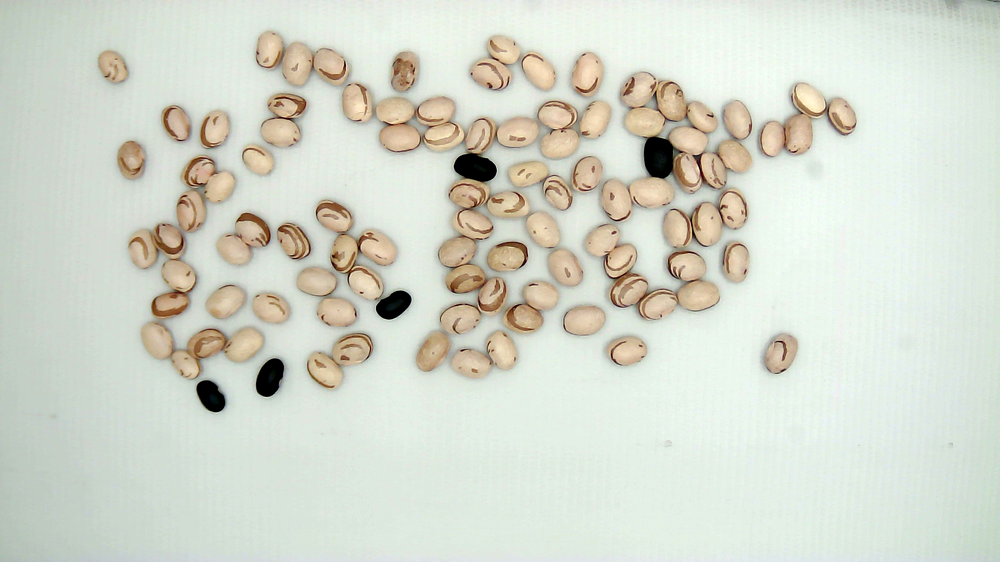
#> input picture feijao1.png, 1000 x 562 px, shrunk from 1920 x 1080 before the run, found by its file name
$ python Correla_teste.py
#> lines starting #> are read from the running program, lines starting #| are printed output that depends on the picture
import numpy as np
import cv2
import os
from scipy.ndimage import maximum_filter, label

# [83 lines left out: functions correlate_with_kernels, extract_peaks, highlight_grains_on_image, not called in this run]

# Caminho para a imagem de entrada
input_image_path = "C:/Users/jsantos1/OneDrive - QuidelOrtho/Documents/Mestrado/Code/feijao1.png"
image = cv2.imread(input_image_path, cv2.IMREAD_GRAYSCALE)
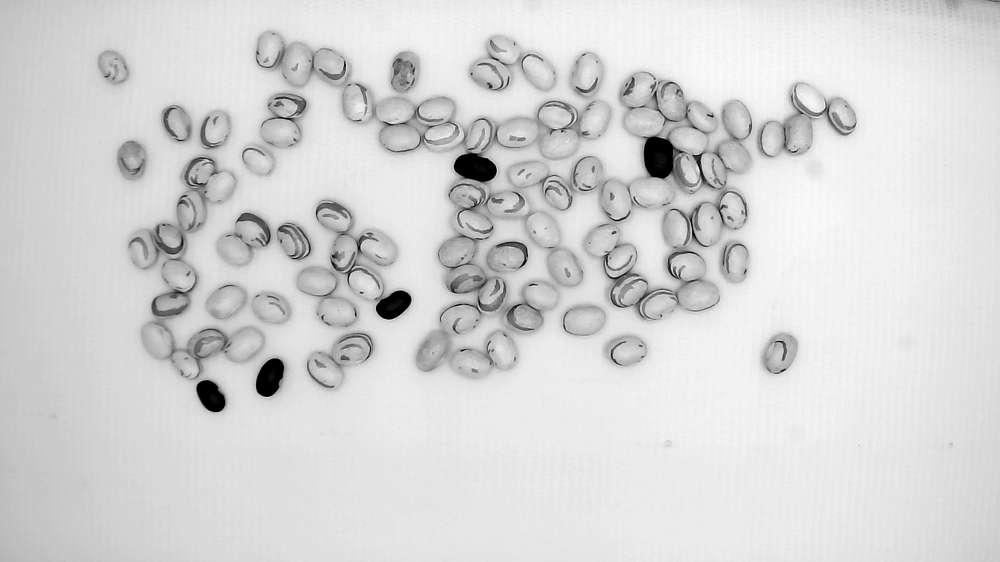
#> image: shape (562, 1000); min 0, max 251, mean 213.6

# Carregar os kernels gerados
#> (the run stopped early here; a loop or call above may not have finished)
